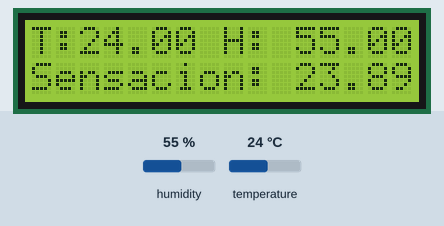
The sketch below on a simulated Arduino Uno, built with avr-gcc and run on an emulated ATmega328P. Shown: 16×2 character LCD. Inputs (shaded band) come from the test bench; at power-on: humidity 55 %, temperature 24 °C.

Above: at 5.6 s.
5.7 s: humidity set to 22 %
At 11.6 s:
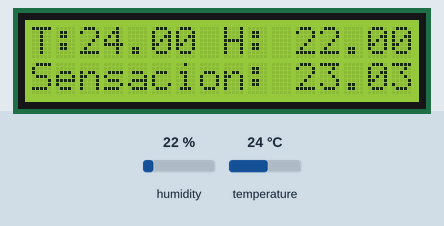
13.2 s: temperature set to 12 °C
At 16.5 s:
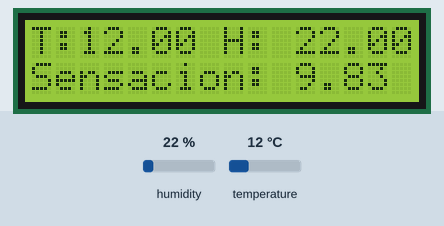
20.7 s: humidity set to 40 %
At 26.5 s:
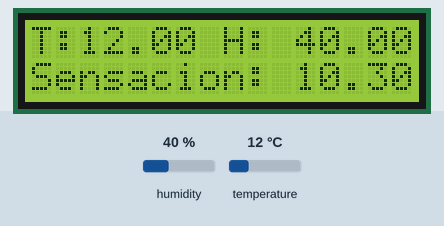
28.2 s: temperature set to 19 °C
At 31.4 s:
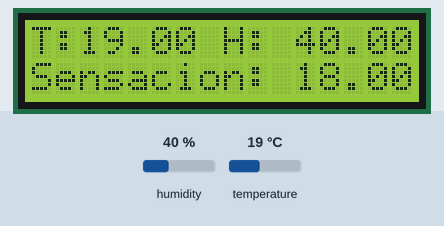
Timing chart, 0 to 32.9 s (numbered marks = the images above; inputs shaded):
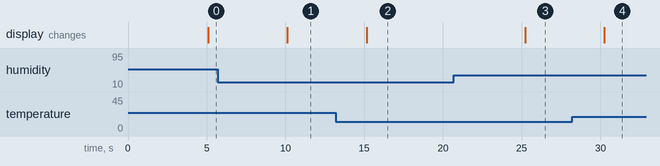

Measured:
- after the input at 5.7 s, the display: changes after 4.4 s (image 1)
- after the input at 13.2 s, the display: changes after 2.0 s (image 2)
- after the input at 20.7 s, the display: changes after 4.5 s (image 3)
- after the input at 28.2 s, the display: changes after 2.1 s (image 4)

The sketch:

dht-lcd.ino
```cpp
#include<LiquidCrystal.h> //16x2
#include <DHT.h>
#define DHTTYPE DHT11
#define CONTRAST_DHT11 100
#define DEBUG 0
#define INTERVAL 5000
// Connections:
// VSS, RW, K to GND
// VDD 5v
// V0 2k Resist to GND
// A(node) to POT or 5v
const int rs = 10, en = 9, d4 = 5, d5 = 4, d6 = 3, d7 = 2;
LiquidCrystal lcd(rs, en, d4, d5, d6, d7);
// temp sensor
DHT dht(13, DHTTYPE);

void setup() {
  Serial.begin(9600);
  dht.begin();
  // LCD
  lcd.begin(16, 2);
  lcd.setCursor(0, 0);
  lcd.print("Hola mundo");
}

// int sprintf(char *buffer, const char *format, ...);
void loop() {
  delay(INTERVAL);
  const float h = dht.readHumidity();
  const float t = dht.readTemperature();
  if (isnan(h) || isnan(t)) {
    Serial.println(F("Sensor no inicializado"));
    return;
  }
  float hi = dht.computeHeatIndex(t, h, false);
  #if DEBUG
  Serial.print(F("Temp: "));
  Serial.println(t);
  Serial.print(F("Humedad: "));
  Serial.println(h);
  Serial.print(F("Sensacion termica: "));
  Serial.println(hi);
  #endif

  // LCD
  lcd.clear();
  lcd.setCursor(0, 0);
  lcd.print("T:");
  lcd.print(t);
  lcd.print(" H: ");
  lcd.println(h);
  lcd.setCursor(0, 1);
  lcd.print("Sensacion: ");
  lcd.println(hi);
}
```
